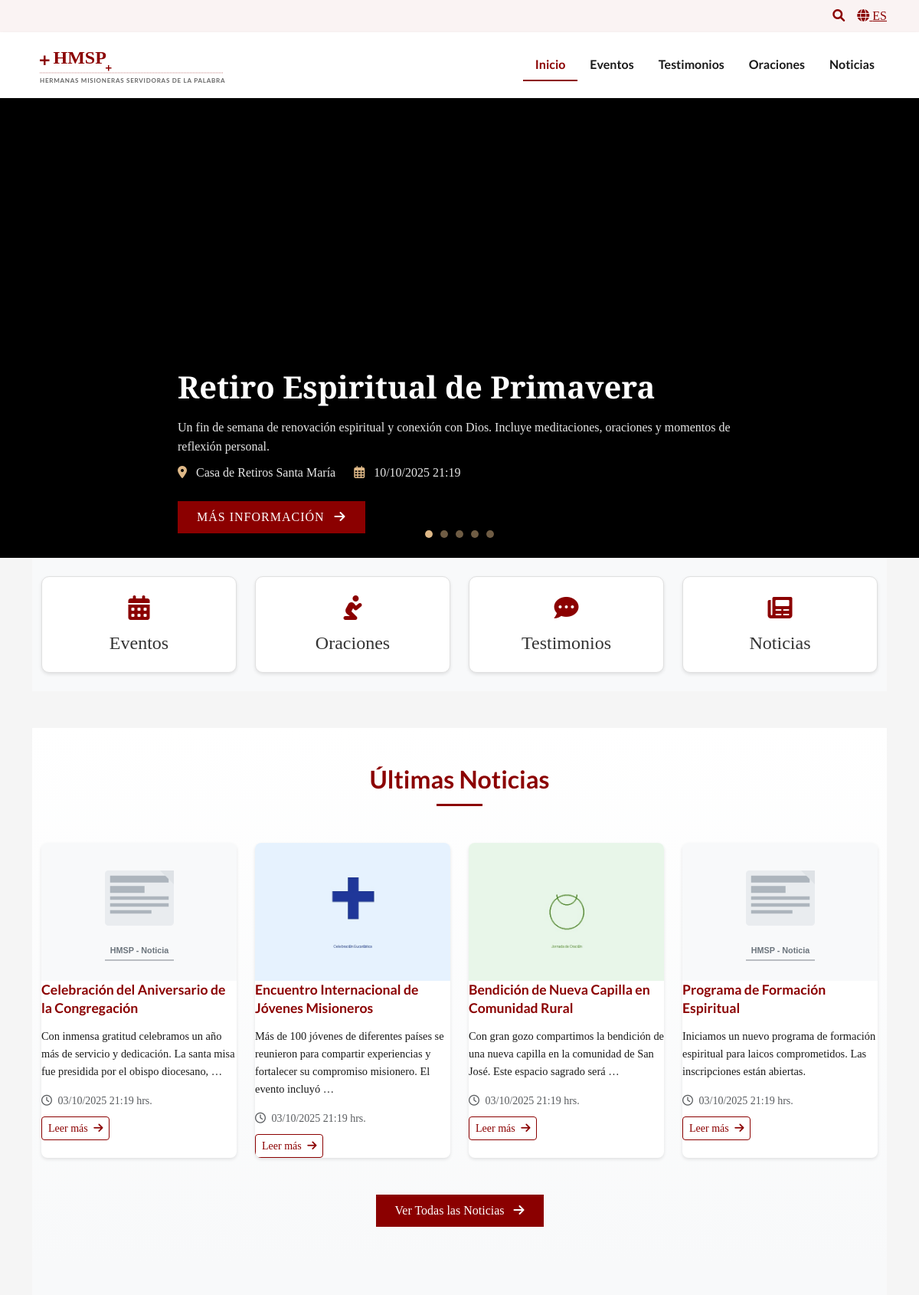
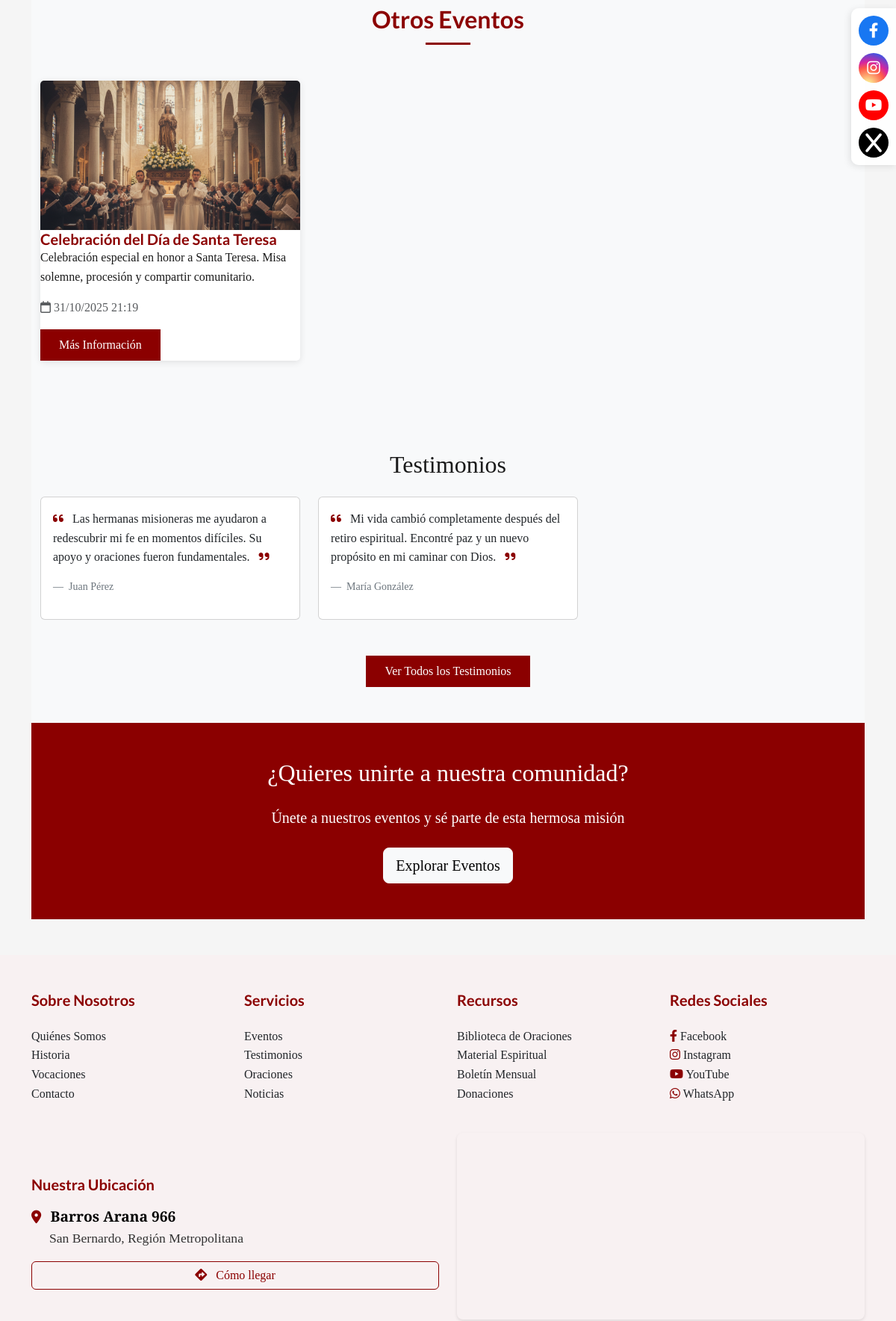
The page / (upper part) on the database its author committed (2 pictures, top to bottom).
### hmsp/apps/core/models.py (models this page shows, shortened)
class Evento(models.Model):
    titulo = models.CharField(max_length=200)
    slug = models.SlugField(unique=True, blank=True)
    descripcion = models.TextField()
    fecha = models.DateTimeField()
    ubicacion = models.CharField(max_length=200, blank=True)
    imagen = models.ImageField(upload_to='eventos/', blank=True, null=True)
    orden_carrusel = models.IntegerField(
        default=0,
        help_text='Orden en el carrusel (1-5 para mostrar, 0 para no mostrar). Los eventos con 0 aparecerán en próximos eventos.'
    )
    fecha_inicio_publicacion = models.DateTimeField(
        null=True,
        blank=True,
        help_text='Fecha desde la que el evento será visible. Si está vacío, el evento será visible inmediatamente.'
    )
    fecha_fin_publicacion = models.DateTimeField(
        null=True,
        blank=True,
        help_text='Fecha hasta la que el evento será visible. Si está vacío, el evento será visible indefinidamente.'
    )
    tipo_multimedia = models.CharField(max_length=20, choices=[
        ('ninguno', 'Ninguno'),
        ('video_youtube', 'Video de YouTube'),
        ('video_local', 'Video Local')
    ], default='ninguno')
    video_youtube_url = models.URLField(blank=True, null=True)
    video_local = models.FileField(upload_to='eventos/videos/', blank=True, null=True)
    preferencia_visualizacion = models.CharField(max_length=20, choices=[
        ('imagen', 'Mostrar Imagen'),
        ('video', 'Mostrar Video')
    ], default='imagen', help_text='Seleccione qué mostrar en el carrusel cuando el evento tenga tanto imagen como video')
    formulario_url = models.URLField(blank=True, null=True, verbose_name='URL Formulario Google')
    activo = models.BooleanField(default=True)
    creado = models.DateTimeField(auto_now_add=True)
    modificado = models.DateTimeField(auto_now=True)
    class Meta:
        ordering = ['orden_carrusel', '-fecha']
        verbose_name = 'Evento'
        verbose_name_plural = 'Eventos'

class Noticia(models.Model):
    titulo = models.CharField(max_length=200)
    slug = models.SlugField(unique=True, blank=True)
    contenido = models.TextField()
    imagen = models.ImageField(upload_to='noticias/', blank=True, null=True)
    destacada = models.BooleanField(default=False)
    creado = models.DateTimeField(auto_now_add=True)
    modificado = models.DateTimeField(auto_now=True)
    class Meta:
        ordering = ['-creado']
        verbose_name = 'Noticia'
        verbose_name_plural = 'Noticias'

class Testimonio(models.Model):
    nombre = models.CharField(max_length=100)
    testimonio = models.TextField()
    imagen = models.ImageField(upload_to='testimonios/', blank=True, null=True)
    aprobado = models.BooleanField(default=False)
    creado = models.DateTimeField(auto_now_add=True)
    class Meta:
        ordering = ['-creado']
        verbose_name = 'Testimonio'
        verbose_name_plural = 'Testimonios'

### hmsp/apps/core/views.py (the view)
# urls.py: path('', views.HomeView.as_view(), name='home'),
class HomeView(TemplateView):
    template_name = 'core/home.html'
    def get_context_data(self, **kwargs):
        context = super().get_context_data(**kwargs)
        verificar_eventos_expirados()
        eventos_ordenados = Evento.objects.filter(
            activo=True,
            orden_carrusel__gt=0
        ).order_by('orden_carrusel', 'fecha')
        if eventos_ordenados.count() < 5:
            eventos_ordenados_ids = eventos_ordenados.values_list('id', flat=True)
            eventos_adicionales = Evento.objects.filter(
                activo=True,
                orden_carrusel=0
            ).exclude(
                id__in=eventos_ordenados_ids
            ).order_by('-fecha')[:5 - eventos_ordenados.count()]
            eventos_carrusel = list(eventos_ordenados) + list(eventos_adicionales)
        else:
            eventos_carrusel = eventos_ordenados[:5]
        for evento in eventos_carrusel:
            if evento.tipo_multimedia == 'video_youtube' and evento.video_youtube_url:
                evento.video_youtube_url = get_youtube_embed_url(evento.video_youtube_url)
                if evento.video_youtube_url.startswith('https://www.youtube.com/embed/'):
                    video_id = evento.video_youtube_url.split('/')[-1].split('?')[0]
                    evento.video_youtube_url = f'https://www.youtube.com/embed/{video_id}'
        context['eventos_carrusel'] = eventos_carrusel
        eventos_carrusel_ids = [evento.id for evento in eventos_carrusel]
        eventos_proximos = Evento.objects.filter(
            activo=True
        ).exclude(
            id__in=eventos_carrusel_ids
        ).order_by('-fecha')[:3]
        context['eventos_proximos'] = eventos_proximos
        context['testimonios_recientes'] = Testimonio.objects.filter(aprobado=True)[:3]
        context['noticias_recientes'] = Noticia.objects.all().order_by('-creado')[:4]
        return context

### templates/core/home.html (shortened to what this page needs)
{% extends 'base.html' %}
{% load static %}
{% block extra_css %}
<link href="{% static 'css/carousel-principal.css' %}" rel="stylesheet">
<link href="{% static 'css/carousel-video.css' %}" rel="stylesheet">
<link href="{% static 'css/quick-links.css' %}" rel="stylesheet">
{% endblock %}
{% block content %}
<section class="carousel-principal">
    <div id="carouselEventosPrincipal" class="carousel slide w-100" data-bs-ride="carousel" data-bs-interval="5000" data-bs-pause="hover">
        <div class="carousel-indicators">
            {% for evento in eventos_carrusel %}
            <button type="button" data-bs-target="#carouselEventosPrincipal" data-bs-slide-to="{{ forloop.counter0 }}"
                    {% if forloop.first %}class="active" aria-current="true"{% endif %}
                    aria-label="Slide {{ forloop.counter }}"></button>
            {% endfor %}
        </div>
        <div class="carousel-inner">
            {% for evento in eventos_carrusel %}
            <div class="carousel-item {% if forloop.first %}active{% endif %}">
                <div class="carousel-media-container">
                    {% if evento.preferencia_visualizacion == 'video' %}
                    {% if evento.tipo_multimedia == 'video_youtube' and evento.video_youtube_url %}
                        <div class="carousel-video-container">
                            <iframe class="carousel-video youtube-player"
                                src="{{ evento.video_youtube_url }}?autoplay=0&controls=1&showinfo=0&rel=0&loop=1&playlist={{ evento.video_youtube_url|slice:'30:41' }}&mute=1"
                                frameborder="0"
                                allow="accelerometer; autoplay; clipboard-write; encrypted-media; gyroscope; picture-in-picture"
                                allowfullscreen>
                            </iframe>
                        </div>
                    {% endif %}
                {% endif %}
                </div>
                <div class="carousel-caption">
                    <h2>{{ evento.titulo }}</h2>
                    <p>{{ evento.descripcion|truncatewords:30 }}</p>
                    <div class="evento-info">
                        <div class="me-4">
                            <i class="fas fa-map-marker-alt"></i>
                            <span>{{ evento.ubicacion }}</span>
                        </div>
                        <div>
                            <i class="far fa-calendar-alt"></i>
                            <span>{{ evento.fecha|date:"d/m/Y H:i" }}</span>
                        </div>
                    </div>
                    <a href="{% url 'core:evento_detalle' evento.slug %}" class="btn btn-primary">
                        Más Información <i class="fas fa-arrow-right ms-2"></i>
                    </a>
                </div>
            </div>
            {% endfor %}
        </div>
    </div>
</section>
<section class="quick-links py-4 mb-5 bg-light">
    <div class="container">
        <div class="row g-4">
            <div class="col-md-3">
                <a href="{% url 'core:eventos' %}" class="text-decoration-none">
                    <div class="content-card text-center p-4">
                        <i class="fas fa-calendar-alt fa-2x mb-3"></i>
                        <h4>Eventos</h4>
                    </div>
                </a>
            </div>
            <div class="col-md-3">
                <a href="{% url 'core:oraciones' %}" class="text-decoration-none">
                    <div class="content-card text-center p-4">
                        <i class="fas fa-pray fa-2x mb-3"></i>
                        <h4>Oraciones</h4>
                    </div>
                </a>
            </div>
            <div class="col-md-3">
                <a href="{% url 'core:testimonios' %}" class="text-decoration-none">
                    <div class="content-card text-center p-4">
                        <i class="fas fa-comment-dots fa-2x mb-3"></i>
                        <h4>Testimonios</h4>
                    </div>
                </a>
            </div>
            <div class="col-md-3">
                <a href="{% url 'core:noticias' %}" class="text-decoration-none">
                    <div class="content-card text-center p-4">
                        <i class="fas fa-newspaper fa-2x mb-3"></i>
                        <h4>Noticias</h4>
                    </div>
                </a>
            </div>
        </div>
    </div>
</section>
<section class="noticias-recientes py-5">
    <div class="container">
        <h2 class="section-title text-center mb-5">Últimas Noticias</h2>
        <div class="row">
            {% for noticia in noticias_recientes %}
            <div class="col-md-3 mb-4">
                <div class="content-card h-100">
                    {% if noticia.imagen %}
                    <img src="{{ noticia.imagen.url }}" class="card-img-top" alt="{{ noticia.titulo }}"
                         style="height: 180px; object-fit: cover;">
                    {% else %}
                    <img src="{% static 'img/defaults/noticia-default.svg' %}" class="card-img-top" alt="{{ noticia.titulo }}"
                         style="height: 180px; object-fit: cover;">
                    {% endif %}
                    <div class="card-body d-flex flex-column">
                        <h5 class="card-title">{{ noticia.titulo }}</h5>
                        <p class="card-text flex-grow-1">{{ noticia.contenido|truncatewords:20 }}</p>
                        <div class="mt-auto">
                            <p class="text-muted small mb-2">
                                <i class="far fa-clock me-1"></i> {{ noticia.creado|date:"d/m/Y H:i" }} hrs.
                            </p>
                            <a href="{% url 'core:noticia_detalle' noticia.slug %}" class="btn btn-outline-primary btn-sm">
                                Leer más <i class="fas fa-arrow-right ms-1"></i>
                            </a>
                        </div>
                    </div>
                </div>
            </div>
            {% endfor %}
        </div>
        <div class="text-center mt-4">
            <a href="{% url 'core:noticias' %}" class="btn btn-primary">
                Ver Todas las Noticias <i class="fas fa-arrow-right ms-2"></i>
            </a>
        </div>
    </div>
</section>
<section class="eventos-section py-5 bg-light">
    <div class="container">
        <h2 class="section-title text-center mb-5">Otros Eventos</h2>
        <div class="row">
            {% for evento in eventos_proximos %}
            <div class="col-md-4 mb-4">
                <div class="content-card h-100">
                    {% if evento.imagen %}
                    <img src="{{ evento.imagen.url }}" class="card-img-top" alt="{{ evento.titulo }}"
                         style="height: 200px; object-fit: cover;">
                    {% endif %}
                    <div class="card-body">
                        <h5 class="card-title">{{ evento.titulo }}</h5>
                        <p class="card-text">{{ evento.descripcion|truncatewords:30 }}</p>
                        <p class="text-muted">
                            <i class="far fa-calendar"></i> {{ evento.fecha|date:"d/m/Y H:i" }}
                        </p>
                        <a href="{% url 'core:evento_detalle' evento.slug %}" class="btn btn-primary">Más Información</a>
                    </div>
                </div>
            </div>
            {% empty %}
            <div class="col-12">
                <p class="text-center">No hay más eventos programados.</p>
            </div>
            {% endfor %}
        </div>
    </div>
</section>
<section class="py-5 bg-light">
    <div class="container">
        <h2 class="text-center mb-4">Testimonios</h2>
        <div class="row">
            {% for testimonio in testimonios_recientes %}
            <div class="col-md-4 mb-4">
                <div class="card h-100">
                    <div class="card-body">
                        <p class="card-text font-italic">
                            <i class="fas fa-quote-left text-primary me-2"></i>
                            {{ testimonio.testimonio|truncatewords:50 }}
                            <i class="fas fa-quote-right text-primary ms-2"></i>
                        </p>
                        <footer class="blockquote-footer mt-3">
                            {{ testimonio.nombre }}
                        </footer>
                    </div>
                </div>
            </div>
            {% empty %}
            <div class="col-12">
                <p class="text-center">Aún no hay testimonios para mostrar.</p>
            </div>
            {% endfor %}
        </div>
        <div class="text-center mt-4">
            <a href="{% url 'core:testimonios' %}" class="btn btn-primary">Ver Todos los Testimonios</a>
        </div>
    </div>
</section>
<section class="py-5 bg-primary text-white text-center">
    <div class="container">
        <h2 class="mb-4">¿Quieres unirte a nuestra comunidad?</h2>
        <p class="lead mb-4">Únete a nuestros eventos y sé parte de esta hermosa misión</p>
        <a href="{% url 'core:eventos' %}" class="btn btn-light btn-lg">Explorar Eventos</a>
    </div>
</section>
{% endblock %}

### rows shown on the page
Evento: titulo "Retiro Espiritual de Primavera", descripcion "Un fin de semana de renovación espiritual y conexión con Dios. Incluye meditaciones, oraciones y momentos de reflexión personal.", ubicacion "Casa de Retiros Santa María", fecha "10/10/2025 21:19"
Noticia: titulo "Celebración del Aniversario de la Congregación", contenido "Con inmensa gratitud celebramos un año más de servicio y dedicación. La santa misa fue presidida por el obispo diocesano, …", creado "03/10/2025 21:19"
Noticia: imagen (picture), titulo "Encuentro Internacional de Jóvenes Misioneros", contenido "Más de 100 jóvenes de diferentes países se reunieron para compartir experiencias y fortalecer su compromiso misionero. El evento incluyó …", creado "03/10/2025 21:19"
Noticia: imagen (picture), titulo "Bendición de Nueva Capilla en Comunidad Rural", contenido "Con gran gozo compartimos la bendición de una nueva capilla en la comunidad de San José. Este espacio sagrado será …", creado "03/10/2025 21:19"
Noticia: titulo "Programa de Formación Espiritual", contenido "Iniciamos un nuevo programa de formación espiritual para laicos comprometidos. Las inscripciones están abiertas.", creado "03/10/2025 21:19"
Evento: imagen (picture), titulo "Celebración del Día de Santa Teresa", descripcion "Celebración especial en honor a Santa Teresa. Misa solemne, procesión y compartir comunitario.", fecha "31/10/2025 21:19"
Testimonio: testimonio "Las hermanas misioneras me ayudaron a redescubrir mi fe en momentos difíciles. Su apoyo y oraciones fueron fundamentales.", nombre "Juan Pérez"
Testimonio: testimonio "Mi vida cambió completamente después del retiro espiritual. Encontré paz y un nuevo propósito en mi caminar con Dios.", nombre "María González"
